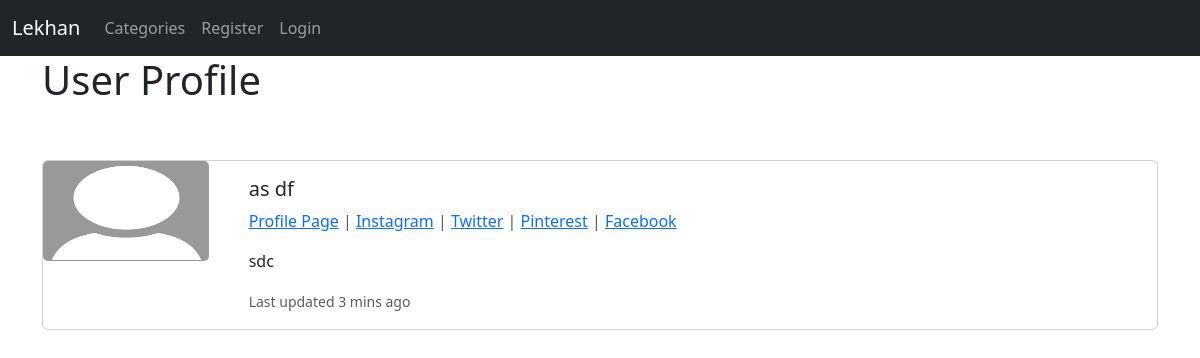
Screenshot of /members/5/profile/ with the database file from the repository.
### lekhanapp/models.py (models this page shows, shortened)
class Profile(models.Model):
    user = models.OneToOneField(User, null=True, on_delete=models.CASCADE)
    bio = models.TextField()
    profile_pic = models.ImageField(null=True, blank=True, upload_to="images/profile/")
    twitter_url = models.CharField(max_length=255, null=True, blank=True)
    instagram_url = models.CharField(max_length=255, null=True, blank=True)
    pinterest_url = models.CharField(max_length=255, null=True, blank=True)
    fb_url = models.CharField(max_length=255, null=True, blank=True)

### members/views.py (the view)
# urls.py: path('<int:pk>/profile/', ShowProfilePageView.as_view(), name='show_profile_page'),
class ShowProfilePageView(DetailView):
    model = Profile
    template_name = 'registration/user_profile.html'
    def get_context_data(self, *args, **kwargs):
        context = super(ShowProfilePageView, self).get_context_data(*args, **kwargs)
        page_user = get_object_or_404(Profile, id=self.kwargs['pk'])
        context['page_user'] = page_user
        return context

### members/templates/registration/user_profile.html (shortened to what this page needs)
{% extends 'base.html' %}
{% load static %}
{% block content %}
<h1>User Profile</h1>
<br/> <br/>
<div class="card mb-3" >
  <div class="row no-gutters">
    <div class="col-md-2">
        {%if page_user.profile_pic %}
            <img src="{{page_user.profile_pic.url}}" class="card-img">
            {%else%}
            <img src="{% static 'lekhanapp/images/profile.png' %}" class="card-img" width =100 height =100>
      {%endif%}
    </div>
    <div class="col-md-10">
      <div class="card-body">
        <h5 class="card-title"> {{page_user.user.first_name}} {{page_user.user.last_name}}</h5>
            <p class="text-muted">
                <a href="{%url 'show_profile_page' page_user.id %}">Profile Page</a> |
                {% if page_user.instagram_url %}
                    <a href="{{page_user.instagram_url}}">Instagram</a> |
                {% endif %}
                {% if page_user.twitter_url %}
                    <a href="{{page_user.twitter_url}}">Twitter</a> |
                {% endif %}
                {% if page_user.pinterest_url %}
                    <a href="{{page_user.pinterest_url}}">Pinterest</a> |
                {% endif %}
                {% if page_user.fb_url %}
                    <a href="{{page_user.fb_url}}">Facebook</a>
                {% endif %}
            </p>
        <p class="card-text">{{page_user.bio}}</p>
        <p class="card-text"><small class="text-muted">Last updated 3 mins ago</small></p>
      </div>
    </div>
  </div>
</div>
{% endblock  %}

### rows the page displays
Profile: user.first_name "as", user.last_name "df", bio "sdc"
